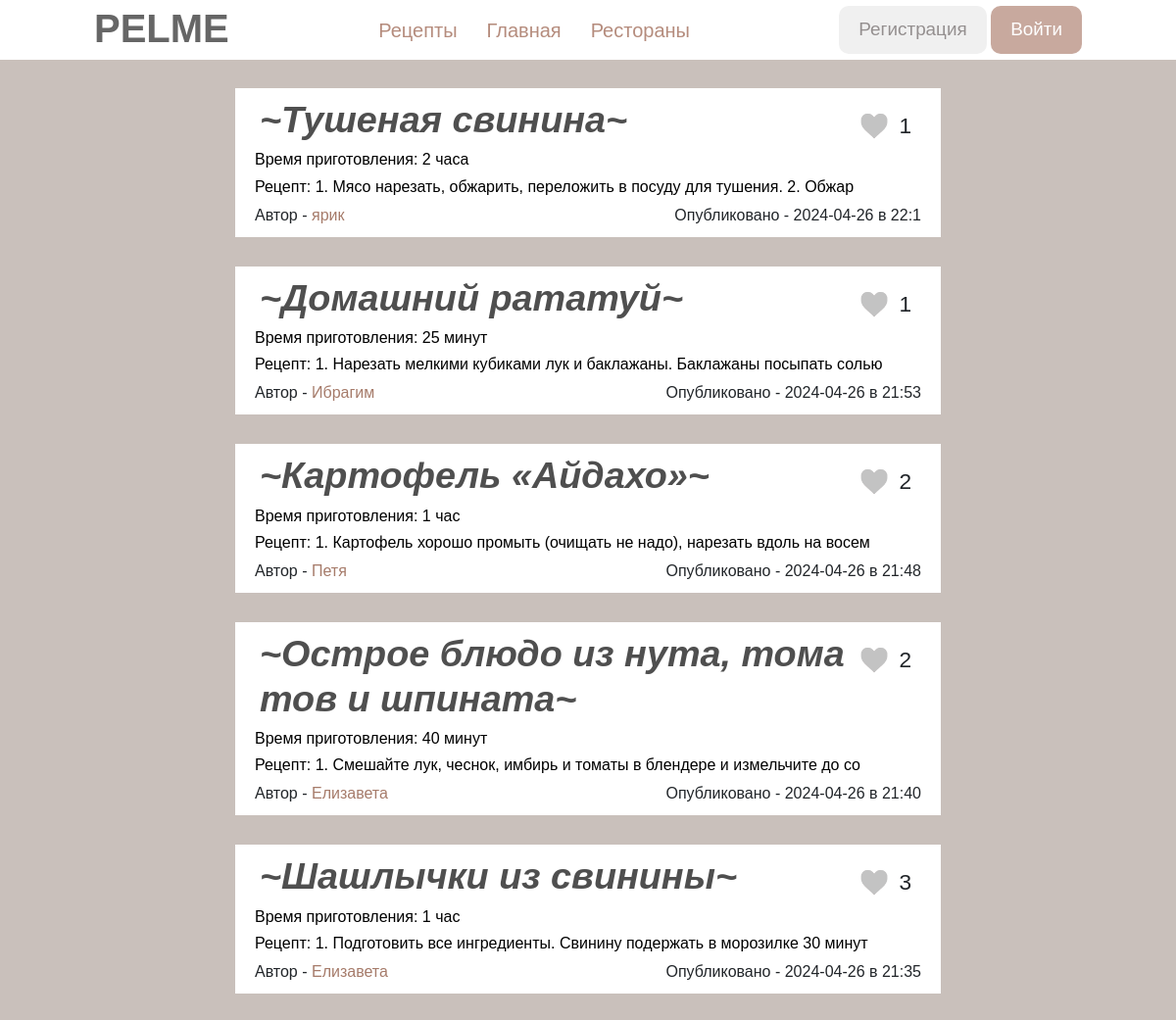
Page /recipes on the earlier database version.
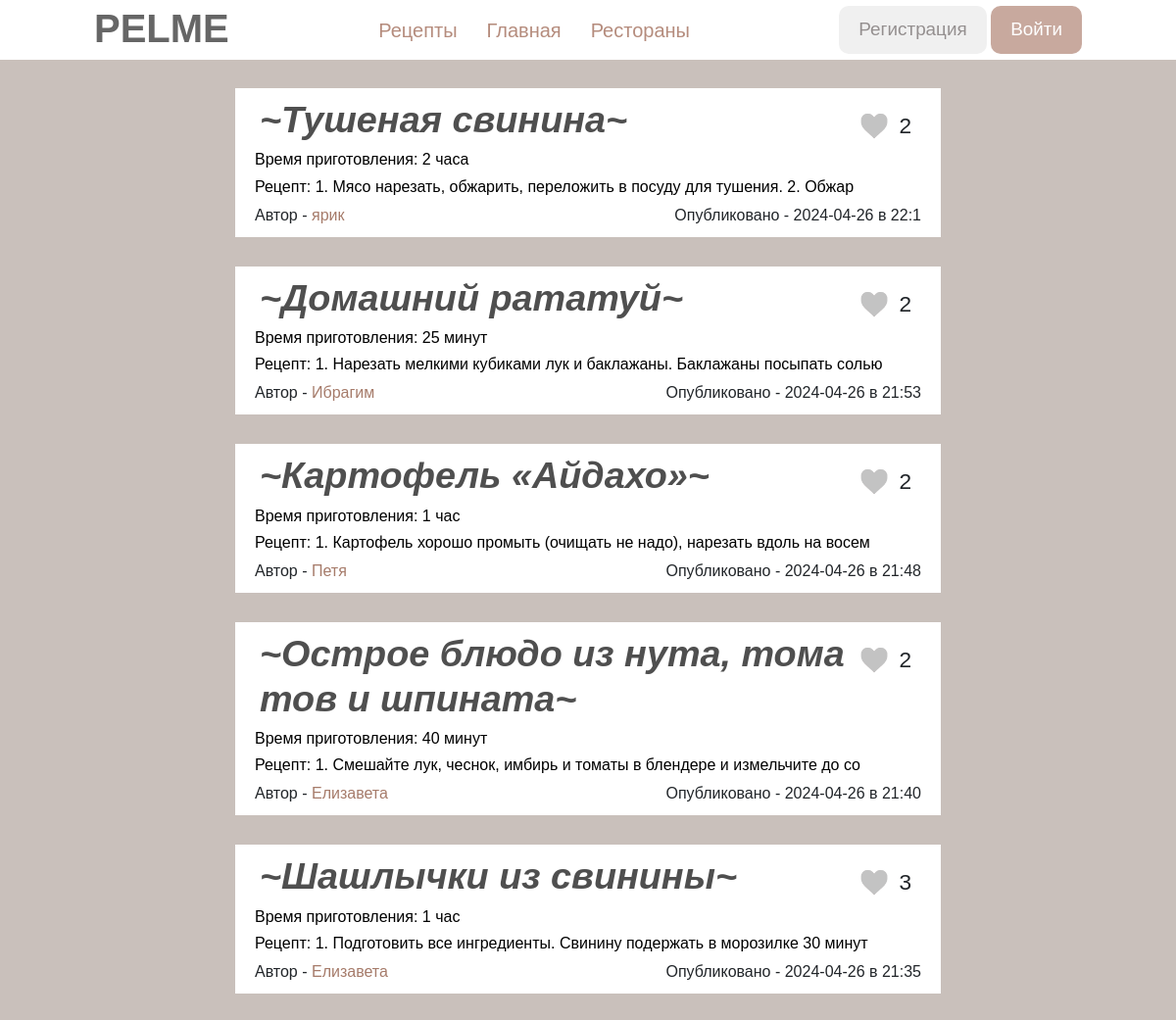
Same page on the later database version.
### data/recipes.py (models this page shows)
class Recipes(SqlAlchemyBase):
    __tablename__ = 'recipes'
    id = sqlalchemy.Column(sqlalchemy.Integer, primary_key=True, autoincrement=True)
    name = sqlalchemy.Column(sqlalchemy.String, nullable=True)
    text = sqlalchemy.Column(sqlalchemy.String, nullable=True)
    ingredients = sqlalchemy.Column(sqlalchemy.String, nullable=True)
    time = sqlalchemy.Column(sqlalchemy.String, nullable=True)
    photo = sqlalchemy.Column(sqlalchemy.String, nullable=True)
    count_likes = sqlalchemy.Column(sqlalchemy.String, nullable=True)
    users_likes = sqlalchemy.Column(sqlalchemy.String, nullable=True)
    modified_date = sqlalchemy.Column(sqlalchemy.DateTime, default=datetime.datetime.now)
    is_private = sqlalchemy.Column(sqlalchemy.Boolean, default=True)
    user_id = sqlalchemy.Column(sqlalchemy.Integer, sqlalchemy.ForeignKey("users.id"))
    user = orm.relationship('User')

### data/users.py (models this page shows, shortened)
class User(SqlAlchemyBase, UserMixin):
    __tablename__ = 'users'
    id = sqlalchemy.Column(sqlalchemy.Integer, primary_key=True, autoincrement=True)
    name = sqlalchemy.Column(sqlalchemy.String, nullable=True)
    surname = sqlalchemy.Column(sqlalchemy.String, nullable=True)
    avatar = sqlalchemy.Column(sqlalchemy.String, nullable=True)
    email = sqlalchemy.Column(sqlalchemy.String, unique=True, nullable=True)
    level = sqlalchemy.Column(sqlalchemy.String, nullable=True)
    liked_recipes = sqlalchemy.Column(sqlalchemy.String, nullable=True)
    hashed_password = sqlalchemy.Column(sqlalchemy.String, nullable=True)
    modified_date = sqlalchemy.Column(sqlalchemy.DateTime, default=datetime.datetime.now)
    recipes = orm.relationship("Recipes", back_populates='user')

### main.py (the view)
@app.route('/recipes')  # страница со всеми рецептами (сюда можно и неавторизированным пользователям)
def all_recipes():
    db_sess = db_session.create_session()
    recipes = db_sess.query(Recipes).filter(Recipes.is_private != True).order_by(Recipes.modified_date.desc()).all()
    list_liked_recipes = []
    if current_user.is_authenticated:  # а если все таки пользователь вошел, то показываем ему, что он лайкал
        list_liked_recipes = [int(i) for i in current_user.liked_recipes.split(',') if i != '']
    return render_template('recipes.html', title='Рецепты', recipes=recipes,
                           list_recipes=list_liked_recipes, db_sess=db_sess, user=User)

### data/db_session.py (called while the page is built)
def create_session() -> Session:
    global __factory
    return __factory()

### templates/recipes.html (shortened to what this page needs)
{% extends "base.html" %}
{% block content %}
<link rel="stylesheet" href="static/css/recipes.css">
    <div class="cols">
        {% if current_user.is_authenticated and add_recipes %}
            <div class="title-button">
                <h1 class="title-my-recipes">Ваши рецепты</h1>
                <button class="btn-add-rec" type="button" onclick="location.href='create_recipes'">Добавить свой
                    рецепт</button>
            </div>
        {% else %}
            <div class="empty"></div>
        {% endif %}
        {% if recipes %}
            {% for item in recipes %}
                <div class="one-recipe">
                    <form class="form-btn" id="likes" action="/change_likes" method="post">
                        <div class="in-line">
                            <h1 class="name">~{{ item.name }}~</h1>
                            <div class="likes-inline">
                                {% if item.id in list_recipes %}
                                <button class="photo-btn-like"><img src="/static/images/red_heart.png"></button>
                                {% else %}
                                <button class="photo-btn-like"><img src="/static/images/grey_heart.png"></button>
                                {% endif %}
                                <div class="likes">{{ item.count_likes }}</div>
                            </div>
                        </div>
                    </form>
                    <form class="form-btn" id="reading" action="read_recipe/{{ item.id }}" method="post">
                        <button class="btn-read" type="submit"  name="submit" class="col">
                            <div class="fields">
                                <h6 class="time">Время приготовления: {{ item.time }}</h6>
                                <h6 class="recipe">Рецепт: {{ item.text[:70] }}</h6>
                            </div>
                        </button>
                    </form>
                    <form class="form-author" id="show-profile" action="profile_user_recipe/{{ item.user_id }}" method="post">
                        <div class="author-date">
                            <div class="author">Автор - <button class="link" type="submit" >{{ item.user.name }}</button></div>
                            <div class="date">
                                Опубликовано - {{ item.modified_date.date() }} в {{ item.modified_date.hour }}:{{ item.modified_date.minute }}
                            </div>
                        </div>
                    </form>
                </div>
            {% endfor %}
        {% else %}
            <h5 class="not-recipes"> Пусто :( </h5>
        {% endif %}
    </div>
{% endblock %}

Differences in the rows shown:
changed Recipes "Тушеная свинина": count_likes "1" → "2"
changed Recipes "Домашний рататуй": count_likes "1" → "2"
